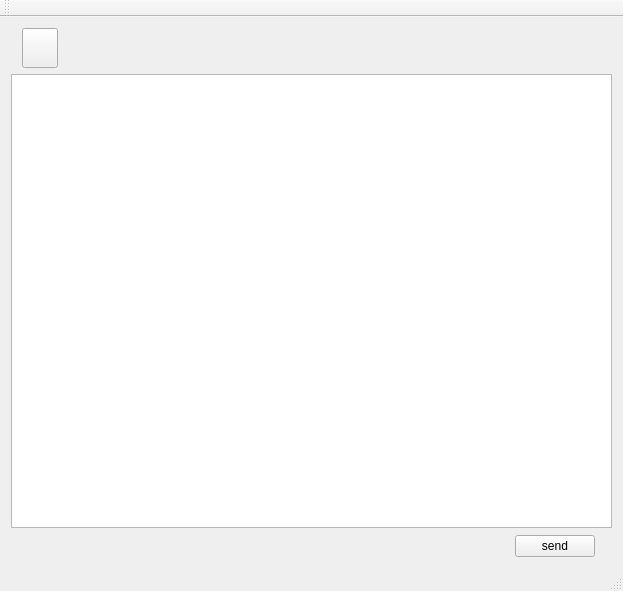
<?xml version="1.0" encoding="UTF-8"?>
<ui version="4.0">
 <class>MainWindow</class>
 <widget class="QMainWindow" name="MainWindow">
  <property name="geometry">
   <rect>
    <x>0</x>
    <y>0</y>
    <width>623</width>
    <height>591</height>
   </rect>
  </property>
  <property name="windowTitle">
   <string>MainWindow</string>
  </property>
  <widget class="QWidget" name="centralWidget">
   <layout class="QVBoxLayout" name="verticalLayout_2">
    <item>
     <layout class="QVBoxLayout" name="verticalLayout" stretch="20,1,6,1">
      <item>
       <layout class="QVBoxLayout" name="m_infoLayout"/>
      </item>
      <item>
       <layout class="QHBoxLayout" name="horizontalLayout" stretch="1,1,50">
        <item>
         <spacer name="horizontalSpacer">
          <property name="orientation">
           <enum>Qt::Horizontal</enum>
          </property>
          <property name="sizeHint" stdset="0">
           <size>
            <width>40</width>
            <height>20</height>
           </size>
          </property>
         </spacer>
        </item>
        <item>
         <widget class="QPushButton" name="m_imageButton">
          <property name="sizePolicy">
           <sizepolicy hsizetype="Fixed" vsizetype="Fixed">
            <horstretch>0</horstretch>
            <verstretch>0</verstretch>
           </sizepolicy>
          </property>
          <property name="maximumSize">
           <size>
            <width>36</width>
            <height>40</height>
           </size>
          </property>
          <property name="text">
           <string/>
          </property>
         </widget>
        </item>
        <item>
         <spacer name="horizontalSpacer_2">
          <property name="orientation">
           <enum>Qt::Horizontal</enum>
          </property>
          <property name="sizeHint" stdset="0">
           <size>
            <width>40</width>
            <height>20</height>
           </size>
          </property>
         </spacer>
        </item>
       </layout>
      </item>
      <item>
       <widget class="QTextEdit" name="m_inputTextEdit"/>
      </item>
      <item>
       <layout class="QHBoxLayout" name="horizontalLayout_2" stretch="30,1,1">
        <item>
         <spacer name="horizontalSpacer_3">
          <property name="orientation">
           <enum>Qt::Horizontal</enum>
          </property>
          <property name="sizeHint" stdset="0">
           <size>
            <width>40</width>
            <height>20</height>
           </size>
          </property>
         </spacer>
        </item>
        <item>
         <widget class="QPushButton" name="m_sendButton">
          <property name="text">
           <string>send</string>
          </property>
         </widget>
        </item>
        <item>
         <spacer name="horizontalSpacer_4">
          <property name="orientation">
           <enum>Qt::Horizontal</enum>
          </property>
          <property name="sizeHint" stdset="0">
           <size>
            <width>13</width>
            <height>24</height>
           </size>
          </property>
         </spacer>
        </item>
       </layout>
      </item>
     </layout>
    </item>
   </layout>
  </widget>
  <widget class="QMenuBar" name="menuBar">
   <property name="enabled">
    <bool>false</bool>
   </property>
   <property name="geometry">
    <rect>
     <x>0</x>
     <y>0</y>
     <width>623</width>
     <height>28</height>
    </rect>
   </property>
  </widget>
  <widget class="QToolBar" name="mainToolBar">
   <property name="enabled">
    <bool>false</bool>
   </property>
   <attribute name="toolBarArea">
    <enum>TopToolBarArea</enum>
   </attribute>
   <attribute name="toolBarBreak">
    <bool>true</bool>
   </attribute>
  </widget>
  <widget class="QStatusBar" name="statusBar">
   <property name="enabled">
    <bool>false</bool>
   </property>
  </widget>
 </widget>
 <layoutdefault spacing="6" margin="11"/>
 <resources/>
 <connections/>
</ui>
